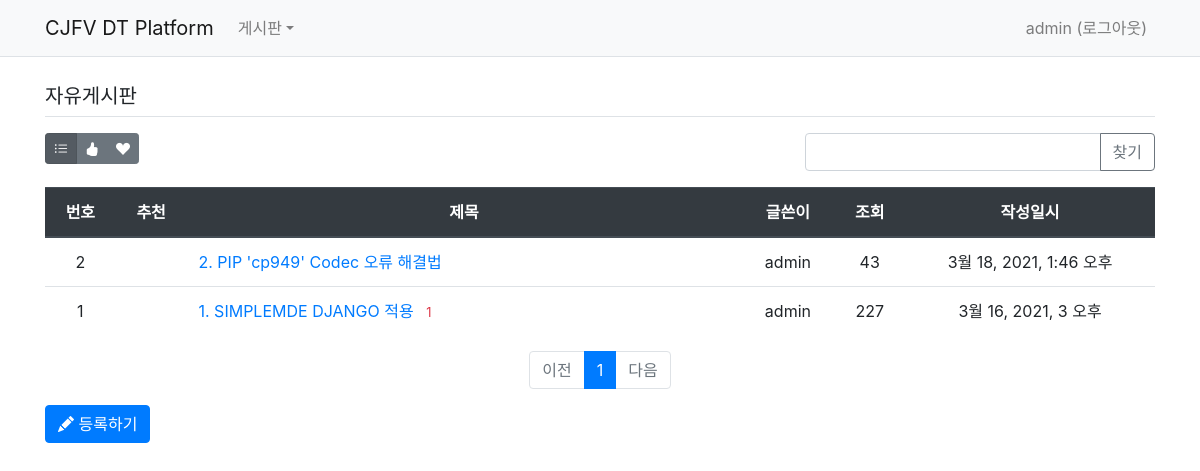
The page /board/board/2/ (signed in) on the database as committed earlier.
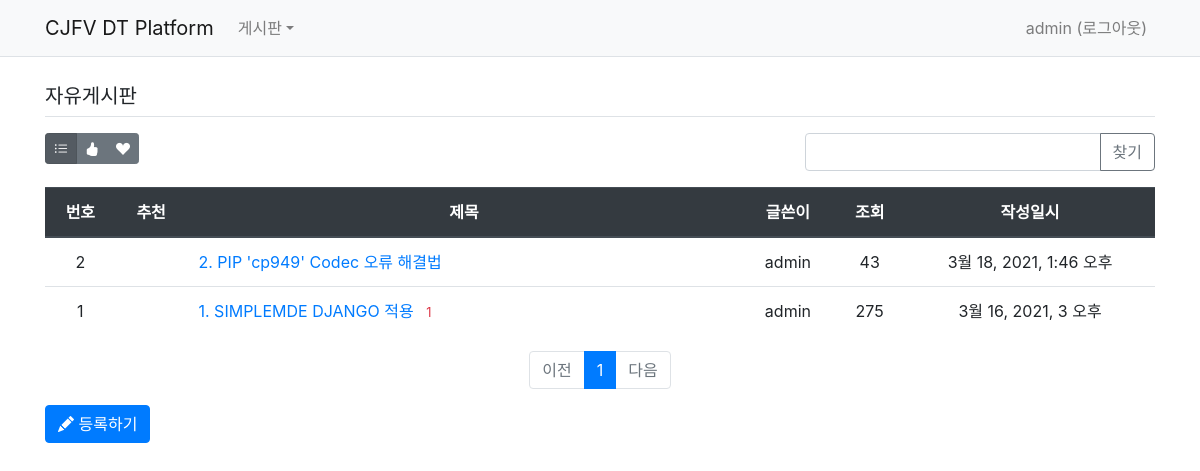
The same page on the database as committed later.
### board/models.py (models this page shows, shortened)
class Board(models.Model):
    menu = models.ForeignKey(Menu, on_delete=models.CASCADE, related_name='menu_board')
    author = models.ForeignKey(User, on_delete=models.CASCADE, related_name='author_board')
    subject = models.CharField(max_length=200)
    content = models.TextField()
    hit_count = models.IntegerField(default=0)
    create_date = models.DateTimeField()
    modify_date = models.DateTimeField(null=True, blank=True)
    voter = models.ManyToManyField(User, related_name='voter_board')

### board/views/base_views.py (the view, shortened to what this page needs)
# urls.py: path('board/<int:menu_id>/', base_views.list, name='list'),
@login_required(login_url='common:login')
def list(request, menu_id):
    page = request.GET.get('page', '1')  # 페이지
    kw = request.GET.get('kw', '')  # 검색어
    so = request.GET.get('so', 'recent')  # 정렬기준
    if so == 'recommend':
        board_list = Board.objects.filter(menu=menu_id).annotate(num_voter=Count('voter')).order_by('-num_voter', '-create_date')
    elif so == 'popular':
        board_list = Board.objects.filter(menu=menu_id).annotate(num_reply=Count('reply')).order_by('-num_reply', '-create_date')
    else:  # recent
        board_list = Board.objects.filter(menu=menu_id).order_by('-create_date')
    paginator = Paginator(board_list, 10)  # 페이지당 10개씩 보여주기
    page_obj = paginator.get_page(page)
    menu = Menu.objects.get(id=menu_id)
    context = {'board_list': page_obj, 'page': page, 'kw': kw, 'so': so, 'menu': menu}
    return render(request, 'board/board_list.html', context)

### board/templatetags/board_filter.py (called while the page is built)
@register.filter
def sub(value, arg):
    return value - arg

### templates/board/board_list.html (shortened to what this page needs)
{% extends 'base.html' %}
{% load board_filter %}
{% block content %}
<div class="container my-3" style="padding-top:60px">
    <h5 class="border-bottom py-2">{{ menu.title }}</h5>
    <div class="row justify-content-between my-3">
        <div class="col-2">
            <div class="btn-group" role="group">
                <button type="button" class="btn btn-sm btn-secondary so {% if so == 'recent' %}active{% endif %}" data-so="recent"  data-original-title="최신순">
                    <i class="bi bi-list-ul"></i>
                </button>
                <button type="button" class="btn btn-sm btn-secondary so {% if so == 'recommend' %}active{% endif %}" data-so="recommend" data-original-title="추천순">
                    <i class="bi bi-hand-thumbs-up-fill"></i>
                </button>
                <button type="button" class="btn btn-sm btn-secondary so {% if so == 'popular' %}active{% endif %}" data-so="popular" data-original-title="인기순">
                    <i class="bi bi-suit-heart-fill"></i>
                </button>
            </div>
        </div>
        <div class="col-4 input-group">
            <input type="text" class="form-control kw" value="{{ kw|default_if_none:'' }}">
            <div class="input-group-append">
                <button class="btn btn-outline-secondary" type="button" id="btn_search">찾기</button>
            </div>
        </div>
    </div>
    <table class="table">
        <thead>
        <tr class="text-center thead-dark">
            <th>번호</th>
            <th>추천</th>
            <th style="width:50%">제목</th>
            <th>글쓴이</th>
            <th>조회</th>
            <th>작성일시</th>
        </tr>
        </thead>
        <tbody>
        {% if board_list %}
        {% for board in board_list %}
        <tr class="text-center">
            <td>
                {{ board_list.paginator.count|sub:board_list.start_index|sub:forloop.counter0|add:1 }}
            </td>
            <td>
            </td>
            <td class="text-left">
                <a href="{% url 'board:detail' board.id %}">{{ board.subject }}</a>
                {% if board.reply_set.count > 0 %}
                <span class="text-danger small ml-2">{{ board.reply_set.count }}</span>
                {% endif %}
            </td>
            <td>{{ board.author.username }}</td>
            <td>{{ board.hit_count }}</td>
            <td>{{ board.create_date }}</td>
        </tr>
        {% endfor %}
        {% else %}
        <tr>
            <td colspan="3">게시물이 없습니다.</td>
        </tr>
        {% endif %}
        </tbody>
    </table>
    <ul class="pagination justify-content-center">
        {% if board_list.has_previous %}
        <li class="page-item">
           <a class="page-link" data-page="{{ board_list.previous_page_number }}" href="#">이전</a>
        </li>
        {% else %}
        <li class="page-item disabled">
            <a class="page-link" tabindex="-1" aria-disabled="true" href="#">이전</a>
        </li>
        {% endif %}
        {% for page_number in board_list.paginator.page_range %}
            {% if page_number >= board_list.number|add:-5 and page_number <= board_list.number|add:5 %}
                {% if page_number == board_list.number %}
                <li class="page-item active" aria-current="page">
                    <a class="page-link" data-page="{{ page_number }}" href="#">{{ page_number }}</a>
                </li>
                {% else %}
                <li class="page-item">
                    <a class="page-link" data-page="{{ page_number }}" href="#">{{ page_number }}</a>
                </li>
                {% endif %}
            {% endif %}
        {% endfor %}
        {% if board_list.has_next %}
        <li class="page-item">
            <a class="page-link" data-page="{{ board_list.next_page_number }}" href="#">다음</a>
        </li>
        {% else %}
        <li class="page-item disabled">
            <a class="page-link" tabindex="-1" aria-disabled="true" href="#">다음</a>
        </li>
        {% endif %}
    </ul>
    <a href="{% url 'board:board_create' menu.id %}" class="btn btn-primary"><i class="bi bi-pencil-fill"></i> 등록하기</a>
</div>
{% endblock %}

Rows that differ between the two databases and show on the page:
changed Board "1. SIMPLEMDE DJANGO 적용": hit_count "227" → "275"
